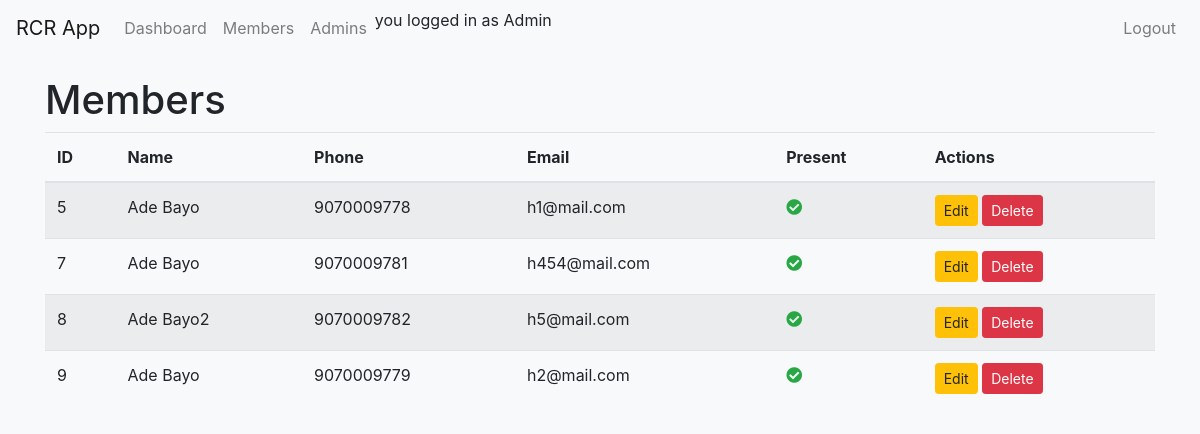
Screenshot of /members (signed in) with the database file from the repository.
### app.py (models this page shows)
class Member(UserMixin, db.Model):
    id = db.Column(db.Integer, primary_key=True)
    member_name = db.Column(db.String(100), nullable=False)
    parish = db.Column(db.String(100))
    area = db.Column(db.String(100))
    gender = db.Column(db.String(10))
    phone_number = db.Column(db.String(20))
    email = db.Column(db.String(120))
    last_edited_at = db.Column(db.DateTime, default=datetime.utcnow)
    last_edited_by = db.Column(db.Integer, db.ForeignKey('webmaster.id'))
    deleted_by = db.Column(db.Integer, db.ForeignKey('webmaster.id'))
    is_present = db.Column(db.Boolean, default=False)
    registered_by_admin_id = db.Column(db.Integer, db.ForeignKey('admin.id'))
    registered_by_webmaster_id = db.Column(db.Integer, db.ForeignKey('webmaster.id'))
    last_edited_by_webmaster = db.relationship('Webmaster', backref='edited_members', foreign_keys=[last_edited_by])
    deleted_by_webmaster = db.relationship('Webmaster', backref='deleted_members', foreign_keys=[deleted_by])
    registered_by_admin = db.relationship('Admin', backref='registered_members', foreign_keys=[registered_by_admin_id])
    registered_by_webmaster = db.relationship('Webmaster', backref='registered_members', foreign_keys=[registered_by_webmaster_id])

### app.py (the view)
@app.route('/members')
@login_required
def show_members():
    members = Member.query.all()
    admins = Admin.query.all()
    for member in members:
        print(f"Registered by Admin ID: {member.registered_by_admin_id}")
    return render_template('members.html', members=members, admins=admins)

### app.py (called while the page is built, shortened)
@login_manager.user_loader
def load_user(user_id):
    user = Webmaster.query.get(int(user_id))
    if user:
        return user

def login_required(f):
    @wraps(f)
    def decorated_function(*args, **kwargs):
        if not current_user.is_authenticated:
            flash('You need to be logged in to access this page.', 'warning')
            return redirect(url_for('login'))
        return f(*args, **kwargs)
    return decorated_function

@app.before_request
def before_request():
    session.permanent = True
    app.permanent_session_lifetime = timedelta(minutes=20)
    session.modified = True
    session['last_activity'] = time.time()

### templates/members.html (shortened to what this page needs)
{% extends "base.html" %}
{% block content %}
<h1>Members</h1>
<link rel="stylesheet" href="https://cdnjs.cloudflare.com/ajax/libs/font-awesome/5.15.3/css/all.min.css">
<table class="table table-striped">
    <thead>
        <tr>
            <th>ID</th>
            <th>Name</th>
            <th>Phone</th>
            <th>Email</th>
            <th>Present</th>
            <th>Actions</th>
        </tr>
    </thead>
    <tbody>
        {% for member in members %}
        <tr>
            <td>{{ member.id }}</td>
            <td>{{ member.member_name }}</td>
            <td>{{ member.phone_number }}</td>
            <td>{{ member.email }}</td>
            <td>
                {% if member.is_present %}
                    <i class="fas fa-check-circle text-success"></i>
                {% else %}
                    <i class="fas fa-times-circle text-danger"></i>
                {% endif %}
            </td>
            <td>
                <a href="/edit_member/{{ member.id }}" class="btn btn-warning btn-sm">Edit</a>
                <form id="delete-form-{{ member.id }}" action="/delete_member/{{ member.id }}" method="POST" style="display:inline;" onsubmit="return confirmDelete(event, '{{ csrf_token() }}');">
                    <button type="submit" class="btn btn-danger btn-sm">Delete</button>
                </form>
            </td>
        </tr>
        {% endfor %}
    </tbody>
</table>
{% endblock %}

### templates/base.html (style rules this page uses)
body { background-color: #f8f9fa; }

### rows the page displays
Member: id "5", member_name "Ade Bayo", phone_number "9070009778", email "h1@mail.com", is_present True (drawn)
Member: id "7", member_name "Ade Bayo", phone_number "9070009781", email "h454@mail.com", is_present True (drawn)
Member: id "8", member_name "Ade Bayo2", phone_number "9070009782", email "h5@mail.com", is_present True (drawn)
Member: id "9", member_name "Ade Bayo", phone_number "9070009779", email "h2@mail.com", is_present True (drawn)
